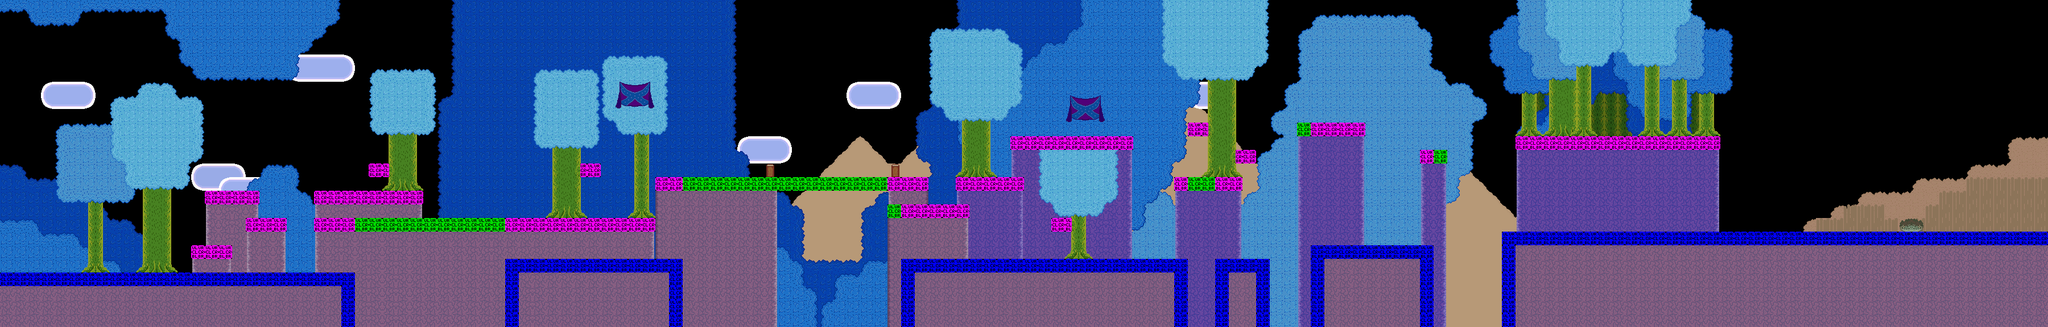

Below is a game level as drawn by its tile map, then a one-line description and the .tmx that defines it (tile-layer data replaced by summaries):
An orthogonal 150x24 tile map with 24x24 px tiles, 12 tile layers (mountains, clouds 2, clouds, leaves, ...), 2 tilesets and 46 objects (21x enemy, 15x material, 5x door, 5x liquid).

<map version="1.0" orientation="orthogonal" width="150" height="24" tilewidth="24" tileheight="24">
 <properties>
  <property name="blue" value="250" />
  <property name="green" value="222" />
  <property name="offset" value="10" />
  <property name="overworldName" value="forest_3" />
  <property name="red" value="115" />
  <property name="soundtrack" value="forest-2" />
  <property name="title" value="Forest 2" />
 </properties>
 <tileset firstgid="1" name="forest" tilewidth="24" tileheight="24">
  <image source="../images/tilesets/forest.png" width="216" height="504" />
 </tileset>
 <tileset firstgid="190" name="collisions" tilewidth="24" tileheight="24">
  <image source="../images/tilesets/collisions.png" width="632" height="512" />
 </tileset>
 <layer name="mountains" width="150" height="24">
  <properties>
   <property name="parallax" value="0.6" />
  </properties>
  <data>[3600 cells, 819 non-empty, 3 distinct tile ids]</data>
 </layer>
 <layer name="clouds 2" width="150" height="24" opacity="0.98">
  <properties>
   <property name="parallax" value="0.6" />
  </properties>
  <data>[3600 cells, 16 non-empty, 2 distinct tile ids]</data>
 </layer>
 <layer name="clouds" width="150" height="24">
  <properties>
   <property name="parallax" value="0.6" />
  </properties>
  <data>[3600 cells, 58 non-empty, 2 distinct tile ids]</data>
 </layer>
 <layer name="leaves" width="150" height="24">
  <properties>
   <property name="parallax" value="0.7" />
  </properties>
  <data>[3600 cells, 1252 non-empty, 6 distinct tile ids]</data>
 </layer>
 <layer name="Tile Layer 10" width="150" height="24">
  <data>[3600 cells, 109 non-empty, 5 distinct tile ids]</data>
 </layer>
 <layer name="Tile Layer 9" width="150" height="24">
  <data>[3600 cells, 26 non-empty, 2 distinct tile ids]</data>
 </layer>
 <layer name="leaves3" width="150" height="24">
  <data>[3600 cells, 75 non-empty, 8 distinct tile ids]</data>
 </layer>
 <layer name="leaves2" width="150" height="24">
  <data>[3600 cells, 560 non-empty, 11 distinct tile ids]</data>
 </layer>
 <layer name="background" width="150" height="24">
  <data>[3600 cells, 1507 non-empty, 25 distinct tile ids]</data>
 </layer>
 <layer name="foreground" width="150" height="24">
  <data>[3600 cells, 306 non-empty, 27 distinct tile ids]</data>
 </layer>
 <layer name="trees" width="150" height="24">
  <data>[3600 cells, 316 non-empty, 13 distinct tile ids]</data>
 </layer>
 <layer name="collision" width="150" height="24">
  <data>[3600 cells, 276 non-empty, 5 distinct tile ids]</data>
 </layer>
 <objectgroup name="nodes" width="150" height="24">
  <object name="main" type="door" x="36" y="432" width="24" height="49" />
  <object name="leaf" type="material" x="1320" y="287" width="24" height="24" />
  <object name="leaf" type="material" x="2184" y="238" width="24" height="24" />
  <object name="leaf" type="material" x="2737" y="383" width="24" height="24" />
  <object name="stick" type="material" x="1271" y="287" width="24" height="24" />
  <object name="rock" type="material" x="1823" y="431" width="24" height="24" />
  <object name="rock" type="material" x="2425" y="408" width="24" height="24" />
  <object name="stick" type="material" x="1893" y="294" width="24" height="24" />
  <object name="stick" type="material" x="1674" y="155" width="23" height="24" />
  <object name="stick" type="material" x="1732" y="96" width="23" height="24" />
  <object name="stick" type="material" x="2118" y="84" width="23" height="24" />
  <object name="stick" type="material" x="992" y="216" width="23" height="24" />
  <object type="door" x="3576" y="0" width="24" height="408">
   <properties>
    <property name="instant" value="true" />
    <property name="level" value="town" />
    <property name="to" value="main" />
   </properties>
  </object>
  <object type="enemy" x="1200" y="288" width="24" height="24">
   <properties>
    <property name="enemytype" value="acorn" />
   </properties>
  </object>
  <object type="enemy" x="1608" y="336" width="24" height="24">
   <properties>
    <property name="enemytype" value="acorn" />
   </properties>
  </object>
  <object type="enemy" x="1728" y="288" width="24" height="24">
   <properties>
    <property name="enemytype" value="acorn" />
   </properties>
  </object>
  <object type="enemy" x="1632" y="336" width="24" height="24">
   <properties>
    <property name="enemytype" value="acorn" />
   </properties>
  </object>
  <object type="enemy" x="1992" y="432" width="24" height="24">
   <properties>
    <property name="enemytype" value="acorn" />
   </properties>
  </object>
  <object type="enemy" x="1944" y="216" width="24" height="24">
   <properties>
    <property name="enemytype" value="acorn" />
   </properties>
  </object>
  <object type="enemy" x="2352" y="408" width="24" height="24">
   <properties>
    <property name="enemytype" value="acorn" />
   </properties>
  </object>
  <object type="enemy" x="2400" y="408" width="24" height="24">
   <properties>
    <property name="enemytype" value="acorn" />
   </properties>
  </object>
  <object type="enemy" x="2976" y="216" width="24" height="24">
   <properties>
    <property name="enemytype" value="acorn" />
   </properties>
  </object>
  <object type="enemy" x="2784" y="384" width="24" height="24">
   <properties>
    <property name="enemytype" value="acorn" />
   </properties>
  </object>
  <object type="enemy" x="2557" y="456" width="48" height="48">
   <properties>
    <property name="enemytype" value="fish" />
   </properties>
  </object>
  <object type="enemy" x="2244" y="480" width="48" height="48">
   <properties>
    <property name="enemytype" value="fish" />
   </properties>
  </object>
  <object type="enemy" x="2088" y="480" width="48" height="48">
   <properties>
    <property name="enemytype" value="fish" />
   </properties>
  </object>
  <object type="enemy" x="1272" y="480" width="48" height="48">
   <properties>
    <property name="enemytype" value="fish" />
   </properties>
  </object>
  <object type="enemy" x="1440" y="480" width="48" height="48">
   <properties>
    <property name="enemytype" value="fish" />
   </properties>
  </object>
  <object type="liquid" x="1200" y="480" width="384" height="96">
   <properties>
    <property name="foreground" value="false" />
    <property name="speed" value="0.2" />
    <property name="sprite" value="images/liquid/waterfall.png" />
    <property name="uniform" value="true" />
   </properties>
  </object>
  <object type="liquid" x="2087" y="480" width="48" height="96">
   <properties>
    <property name="foreground" value="true" />
    <property name="speed" value="0.2" />
    <property name="sprite" value="images/liquid/waterfall.png" />
    <property name="uniform" value="true" />
   </properties>
  </object>
  <object type="liquid" x="2231" y="480" width="72" height="96">
   <properties>
    <property name="foreground" value="false" />
    <property name="speed" value="0.2" />
    <property name="sprite" value="images/liquid/waterfall.png" />
    <property name="uniform" value="true" />
   </properties>
  </object>
  <object type="liquid" x="2519" y="456" width="120" height="120">
   <properties>
    <property name="foreground" value="true" />
    <property name="speed" value="0.2" />
    <property name="sprite" value="images/liquid/waterfall.png" />
    <property name="uniform" value="true" />
   </properties>
  </object>
  <object type="door" x="0" y="0" width="24" height="480">
   <properties>
    <property name="instant" value="true" />
    <property name="level" value="forest" />
    <property name="to" value="next" />
   </properties>
  </object>
  <object name="next" type="door" x="3504" y="360" width="24" height="48" />
  </objectgroup>
</map>
<!-- 12 of 46 objects omitted -->
